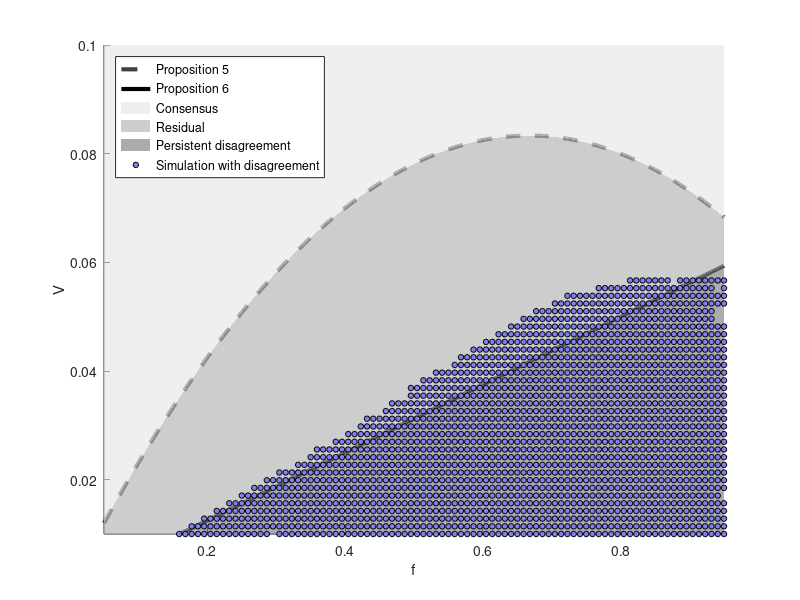

Write the MATLAB code that produced this figure. (Note: this script raises an error after producing the figure.)
load('results_fig5-6.mat') % Comment this line to load different data

gg=grid_fine;
R=linspace(0.1,0.9,grid_fine);
for i=1:gg
    %Y1(i)=(f(i)*(4-3*f(i))*(n-3)*(n-1))/(36*n^2);
    %Y2(i)=(f(i)*(4-3*f(i))*(n-2)*(3*n-2))/(48*n^2);
    overlap(i) = (4*f(i)-3*f(i)^2)/16;
    %overlap(i) = (1/9)*(-8 * (-((f(i)^2 *(-4 + 3* f(i))^3)/((4 + f(i))^4)))^(1/2) + ( f(i) * (80 + 9 *(-8 + f(i)) *f(i)))/((4 + f(i) )^2) );
    overlap2(i) = f(i)/16;
    overlap3(i) = f(i) * ( 8 + 3*n)/(48*n);
    diam2(i)=(32*f(i)-36*f(i)^2+9*f(i)^3)/(9*f(i)^2)-(4/9)*((-(-64*f(i)^2+144*f(i)^3-108*f(i)^4+27*f(i)^5)/(f(i)^4)))^(1/2);
    diam3(i)=(1/36)*((f(i)*(-5+3*f(i))*(-4+3*f(i)))/(-1+f(i))^2-2*(-(f(i)^2*(-4+3*f(i))^3)/(-1+f(i))^4)^(1/2));
    diam4(i)=(f(i)*(-4+3*f(i))*(-40+27*f(i)))/(32-27*f(i))^2-12*(-(f(i)^2*(-4+3*f(i))^3)/(-32+27*f(i))^4)^(1/2);
    diam5(i)=(1/36)*(-4*(-((f(i)^2*(-4+3*f(i))^3/(-5+4*f(i))^4)))^(1/2)+(f(i)*(68+9*f(i)*(-11+4*f(i))))/(5-4*f(i))^2);
    diam6(i)=-(20/9)*(-(f(i)^2*(-4+3*f(i))^3)/(-32+25*f(i))^4)^(1/2)+((f(i)*(-4+3*f(i))*(-104+75*f(i)))/(96-75*f(i))^2);
    diam2a(i)=(4/9)*((-8*(-(f(i)^2*(-4+3*f(i))^3)/(4+f(i))^4)^(1/2))+((f(i)*(80+9*(-8+f(i))*f(i)))/(4+f(i))^2));
end
figure
hold on
xlim([0.05,0.95]); % Auto-scale the x-axis
ylim([0.01,0.1]); % Auto-scale the y-axis
%contourf(f,V,W')
%colormap(flipud(bone))
%surf(f,V,grid,'FaceColor','r','FaceAlpha',.4,'EdgeAlpha',.4)
% surf(Y,'FaceColor','b','FaceAlpha',.4,'EdgeAlpha',.4)
%plot(f,Y2,'LineWidth',6)
%plot(f,Y1,'LineWidth',6)
plot(f,overlap,'--','Color',[0.25,0.25,0.25],'LineWidth',3,'DisplayName','Proposition 5')
plot(f,overlap2,'k','LineWidth',3,'DisplayName','Proposition 6')

% Define the upper limit for shading (e.g., max y-value or top of the plot)
upper_limit = max(ylim); % This gets the upper y-limit of the current plot
lower_limit = min(ylim); % This gets the lower y-limit of the current plot
% Fill the area above the curve
fill([f, fliplr(f)], [overlap, upper_limit*ones(size(f))], [0.9, 0.9, 0.9], 'FaceAlpha', 0.65, 'EdgeColor', 'none');
fill([f, fliplr(f)], [overlap, fliplr(overlap2)], [0.7, 0.7, 0.7], 'FaceAlpha', 0.65, 'EdgeColor', 'none');
fill([f, fliplr(f)], [overlap2, lower_limit*ones(size(f))], [0.5, 0.5, 0.5], 'FaceAlpha', 0.65, 'EdgeColor', 'none');

ylabel('V')
xlabel('f')
for i=1:gg
    for j=1:gg
%         if grid(i,j)<3 %grid(i,j)<2 || ( grid(i,j)<6 && V(j)>overlap(i)-.01)
%             plot(f(i),V(j),'ok')
%         end
        if Y(i,j)>100
            plot(f(i),V(j),'o','MarkerSize',4,'MarkerEdgeColor','k','MarkerFaceColor',[0.5,0.5,0.95])
        end
            
    end
end
f_1=0.5;
sim2a=0.015;
sim2b=0.02;
sim3a=0.0350916;
sim3b=0.0350917;
sim4a=0.069;
sim4b=0.07;
% plot(f,diam2,'r','LineWidth',2)
% plot(f,diam3,'y','LineWidth',3)

% scatter(f_1,sim2a,150,'s','MarkerEdgeColor','b','MarkerFaceColor','r')
% scatter(f_1,sim2b,150,'s','MarkerEdgeColor','b','MarkerFaceColor','r')
% scatter(f_1,sim3a,150,'s','MarkerEdgeColor','b','MarkerFaceColor','r')
% scatter(f_1,sim3b,150,'s','MarkerEdgeColor','b','MarkerFaceColor','r')
% scatter(f_1,sim4a,150,'s','MarkerEdgeColor','b','MarkerFaceColor','r')
% scatter(f_1,sim4b,150,'s','MarkerEdgeColor','b','MarkerFaceColor','r')
%plot(f,overlap3,'LineWidth',3)
% plot(f,diam4,'LineWidth',2)
% plot(f,diam5,'LineWidth',2)
% plot(f,diam6,'LineWidth',2)
lgd=legend('Proposition 5','Proposition 6','Consensus','Residual','Persistent disagreement','Simulation with disagreement', 'Location', 'northwest');
lgd.Title.String = 'Legend';
lgd.Title.FontSize = 18;
hold off

figure
hold on
xlim([0.05,0.95]); % Auto-scale the x-axis
ylim([0.01,0.1]); % Auto-scale the y-axis
contourf(f,V,W')
colormap(flipud(bone))
%surf(f,V,grid,'FaceColor','r','FaceAlpha',.4,'EdgeAlpha',.4)
% surf(Y,'FaceColor','b','FaceAlpha',.4,'EdgeAlpha',.4)
%plot(f,Y2,'LineWidth',6)
%plot(f,Y1,'LineWidth',6)
plot(f,overlap,'--','Color',[0.25,0.25,0.25],'LineWidth',3,'DisplayName','Proposition 5')
plot(f,overlap2,'k','LineWidth',3,'DisplayName','Proposition 6')

% Define the upper limit for shading (e.g., max y-value or top of the plot)
upper_limit = max(ylim); % This gets the upper y-limit of the current plot
lower_limit = min(ylim); % This gets the lower y-limit of the current plot
% Fill the area above the curve
fill([f, fliplr(f)], [overlap, upper_limit*ones(size(f))], [0.9, 0.9, 0.9], 'FaceAlpha', 0.65, 'EdgeColor', 'none');
fill([f, fliplr(f)], [overlap, fliplr(overlap2)], [0.7, 0.7, 0.7], 'FaceAlpha', 0.65, 'EdgeColor', 'none');
fill([f, fliplr(f)], [overlap2, lower_limit*ones(size(f))], [0.5, 0.5, 0.5], 'FaceAlpha', 0.65, 'EdgeColor', 'none');

ylabel('V')
xlabel('f')
for i=1:gg
    for j=1:gg
%         if grid(i,j)<3 %grid(i,j)<2 || ( grid(i,j)<6 && V(j)>overlap(i)-.01)
%             plot(f(i),V(j),'ok')
%         end
        if Y(i,j)>100
            plot(f(i),V(j),'o','MarkerSize',4,'MarkerEdgeColor','k','MarkerFaceColor',[0.5,0.5,0.95])
        end
            
    end
end
f_1=0.5;
sim2a=0.015;
sim2b=0.02;
sim3a=0.0350916;
sim3b=0.0350917;
sim4a=0.069;
sim4b=0.07;
% plot(f,diam2,'r','LineWidth',2)
% plot(f,diam3,'y','LineWidth',3)

% scatter(f_1,sim2a,150,'s','MarkerEdgeColor','b','MarkerFaceColor','r')
% scatter(f_1,sim2b,150,'s','MarkerEdgeColor','b','MarkerFaceColor','r')
% scatter(f_1,sim3a,150,'s','MarkerEdgeColor','b','MarkerFaceColor','r')
% scatter(f_1,sim3b,150,'s','MarkerEdgeColor','b','MarkerFaceColor','r')
% scatter(f_1,sim4a,150,'s','MarkerEdgeColor','b','MarkerFaceColor','r')
% scatter(f_1,sim4b,150,'s','MarkerEdgeColor','b','MarkerFaceColor','r')
%plot(f,overlap3,'LineWidth',3)
% plot(f,diam4,'LineWidth',2)
% plot(f,diam5,'LineWidth',2)
% plot(f,diam6,'LineWidth',2)
lgd=legend('Diameter in the first period','Proposition 5','Proposition 6','Consensus','Residual','Persistent disagreement','Simulation with disagreement', 'Location', 'northwest');
lgd.Title.String = 'Legend';
lgd.Title.FontSize = 18;
hold off

